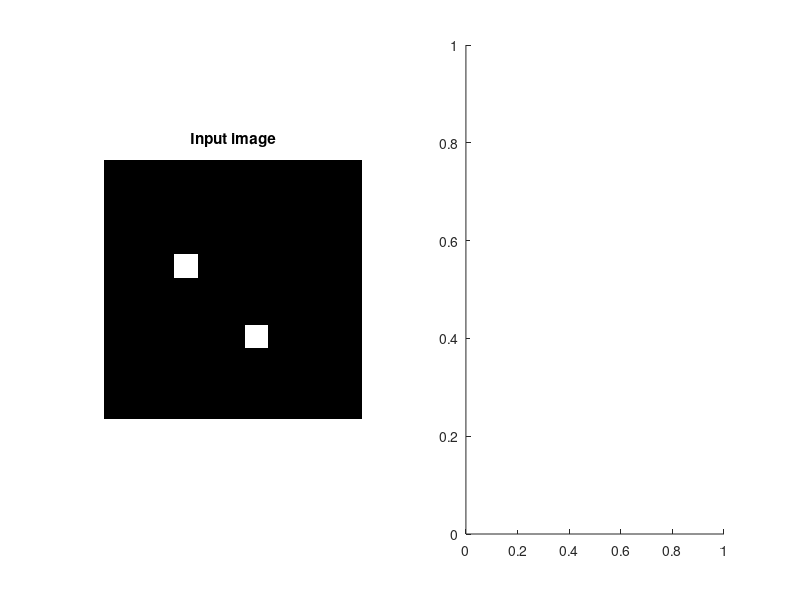

The MATLAB script that drew this image: (Note: this script raises an error after producing the figure.)
close all
clearvars
clc

image = zeros(11,11);

figure(1);
subplot(1,2,1);
image(5,4) = 1;
image(8,7) = 1;
imshow(image);
title('Input image')
subplot(1,2,2);
[H] = ab_space(image,0,5,1,0,5,1);
imshow(H,[]);

title('Hough')

